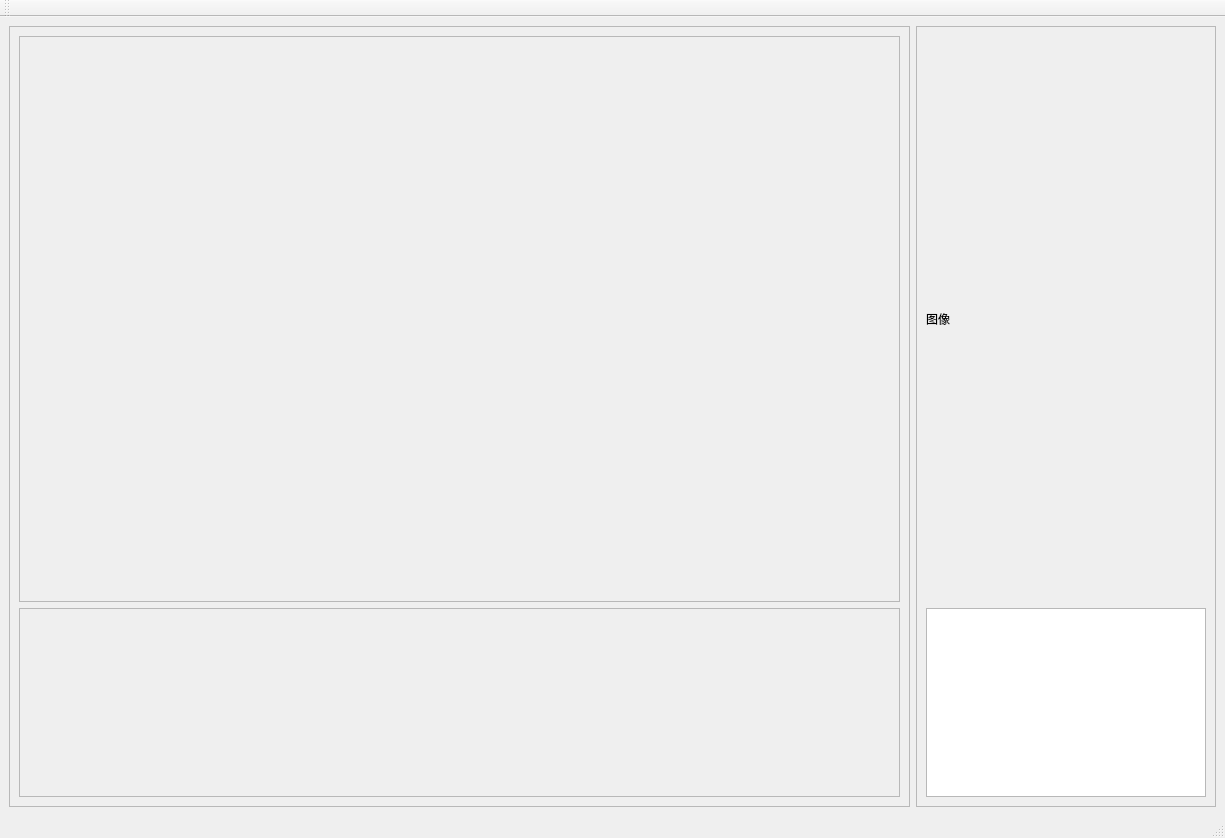
<?xml version="1.0" encoding="UTF-8"?>
<ui version="4.0">
 <class>MainWindow</class>
 <widget class="QMainWindow" name="MainWindow">
  <property name="geometry">
   <rect>
    <x>0</x>
    <y>0</y>
    <width>1225</width>
    <height>838</height>
   </rect>
  </property>
  <property name="windowTitle">
   <string>MainWindow</string>
  </property>
  <widget class="QWidget" name="centralwidget">
   <layout class="QVBoxLayout" name="verticalLayout_2">
    <item>
     <layout class="QVBoxLayout" name="verticalLayout">
      <item>
       <layout class="QHBoxLayout" name="horizontalLayout">
        <item>
         <widget class="QFrame" name="frame">
          <property name="sizePolicy">
           <sizepolicy hsizetype="Preferred" vsizetype="Preferred">
            <horstretch>3</horstretch>
            <verstretch>0</verstretch>
           </sizepolicy>
          </property>
          <property name="frameShape">
           <enum>QFrame::StyledPanel</enum>
          </property>
          <property name="frameShadow">
           <enum>QFrame::Raised</enum>
          </property>
          <layout class="QVBoxLayout" name="verticalLayout_6">
           <item>
            <layout class="QVBoxLayout" name="verticalLayout_5">
             <item>
              <widget class="QFrame" name="frame_3">
               <property name="sizePolicy">
                <sizepolicy hsizetype="Preferred" vsizetype="Preferred">
                 <horstretch>0</horstretch>
                 <verstretch>3</verstretch>
                </sizepolicy>
               </property>
               <property name="frameShape">
                <enum>QFrame::StyledPanel</enum>
               </property>
               <property name="frameShadow">
                <enum>QFrame::Raised</enum>
               </property>
               <layout class="QVBoxLayout" name="verticalLayout_8">
                <item>
                 <layout class="QVBoxLayout" name="verticalLayout_xyz"/>
                </item>
               </layout>
              </widget>
             </item>
             <item>
              <widget class="QFrame" name="frame_4">
               <property name="sizePolicy">
                <sizepolicy hsizetype="Preferred" vsizetype="Preferred">
                 <horstretch>0</horstretch>
                 <verstretch>1</verstretch>
                </sizepolicy>
               </property>
               <property name="frameShape">
                <enum>QFrame::StyledPanel</enum>
               </property>
               <property name="frameShadow">
                <enum>QFrame::Raised</enum>
               </property>
               <layout class="QVBoxLayout" name="verticalLayout_9">
                <item>
                 <layout class="QVBoxLayout" name="verticalLayout_123"/>
                </item>
               </layout>
              </widget>
             </item>
            </layout>
           </item>
          </layout>
         </widget>
        </item>
        <item>
         <widget class="QFrame" name="frame_2">
          <property name="sizePolicy">
           <sizepolicy hsizetype="Preferred" vsizetype="Preferred">
            <horstretch>1</horstretch>
            <verstretch>0</verstretch>
           </sizepolicy>
          </property>
          <property name="frameShape">
           <enum>QFrame::StyledPanel</enum>
          </property>
          <property name="frameShadow">
           <enum>QFrame::Raised</enum>
          </property>
          <layout class="QVBoxLayout" name="verticalLayout_4">
           <item>
            <layout class="QVBoxLayout" name="verticalLayout_3">
             <item>
              <widget class="QLabel" name="label">
               <property name="sizePolicy">
                <sizepolicy hsizetype="Expanding" vsizetype="Expanding">
                 <horstretch>1</horstretch>
                 <verstretch>3</verstretch>
                </sizepolicy>
               </property>
               <property name="text">
                <string>图像</string>
               </property>
              </widget>
             </item>
             <item>
              <widget class="QListWidget" name="listWidget">
               <property name="sizePolicy">
                <sizepolicy hsizetype="Expanding" vsizetype="Expanding">
                 <horstretch>1</horstretch>
                 <verstretch>1</verstretch>
                </sizepolicy>
               </property>
              </widget>
             </item>
            </layout>
           </item>
          </layout>
         </widget>
        </item>
       </layout>
      </item>
     </layout>
    </item>
   </layout>
  </widget>
  <widget class="QStatusBar" name="statusbar"/>
  <widget class="QToolBar" name="toolBar">
   <property name="windowTitle">
    <string>toolBar</string>
   </property>
   <attribute name="toolBarArea">
    <enum>TopToolBarArea</enum>
   </attribute>
   <attribute name="toolBarBreak">
    <bool>false</bool>
   </attribute>
  </widget>
 </widget>
 <resources/>
 <connections/>
</ui>
